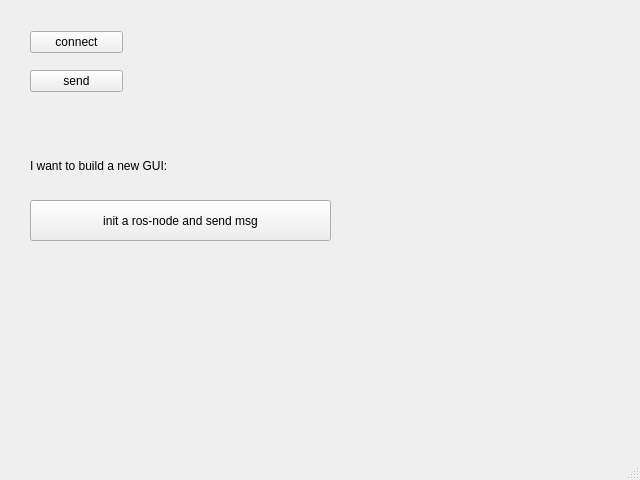
<?xml version="1.0" encoding="UTF-8"?>
<ui version="4.0">
 <class>MainWindow</class>
 <widget class="QMainWindow" name="MainWindow">
  <property name="geometry">
   <rect>
    <x>0</x>
    <y>0</y>
    <width>640</width>
    <height>480</height>
   </rect>
  </property>
  <property name="windowTitle">
   <string>MainWindow</string>
  </property>
  <widget class="QWidget" name="centralwidget">
   <widget class="QLabel" name="label">
    <property name="geometry">
     <rect>
      <x>30</x>
      <y>140</y>
      <width>261</width>
      <height>51</height>
     </rect>
    </property>
    <property name="text">
     <string>I want to build a new GUI:</string>
    </property>
   </widget>
   <widget class="QPushButton" name="pushButton">
    <property name="geometry">
     <rect>
      <x>30</x>
      <y>200</y>
      <width>301</width>
      <height>41</height>
     </rect>
    </property>
    <property name="text">
     <string>init a ros-node and send msg</string>
    </property>
   </widget>
   <widget class="QWidget" name="">
    <property name="geometry">
     <rect>
      <x>30</x>
      <y>20</y>
      <width>93</width>
      <height>83</height>
     </rect>
    </property>
    <layout class="QVBoxLayout" name="verticalLayout">
     <item>
      <widget class="QPushButton" name="pushButtonConnect">
       <property name="text">
        <string>connect</string>
       </property>
      </widget>
     </item>
     <item>
      <widget class="QPushButton" name="pushButtonSend">
       <property name="text">
        <string>send</string>
       </property>
      </widget>
     </item>
    </layout>
   </widget>
  </widget>
  <widget class="QMenuBar" name="menubar">
   <property name="geometry">
    <rect>
     <x>0</x>
     <y>0</y>
     <width>640</width>
     <height>30</height>
    </rect>
   </property>
  </widget>
  <widget class="QStatusBar" name="statusbar"/>
 </widget>
 <resources/>
 <connections/>
</ui>
